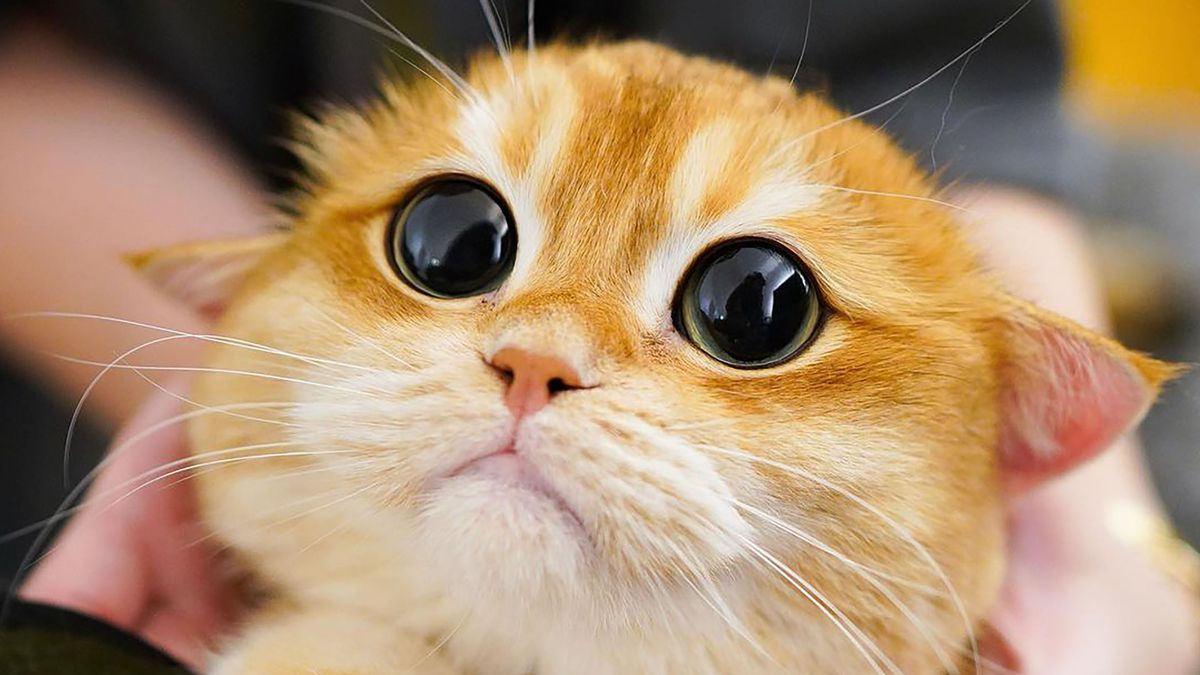
#> input picture kate.jpg, 1200 x 675 px, given in place of logo.png, which was not available
$ python main.py
#> lines starting #> are read from the running program, lines starting #| are printed output that depends on the picture; pictures that were not available may be replaced by others from this repository, and a replacement may not be noted
from PIL import Image, ImageEnhance

logo = Image.open("logo.png")
#> logo is the input picture: PIL image 1200x675 RGB; mean R, G, B 170, 140.3, 109.3
newlogo = logo.crop((0, 28, 128, 100))
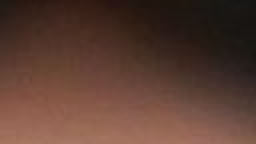
#> newlogo: PIL image 128x72 RGB (shown 2 times larger); mean R, G, B 89.9, 60.8, 49.7
newlogo.save("newlogo.png")


def funkcija(image, kontr, spalv, astr, rysk, save=False):
#> called with image = 'dog.jpg', kontr = 2, spalv = 15, astr = 9, rysk = 2, save = True
    img = Image.open(image)
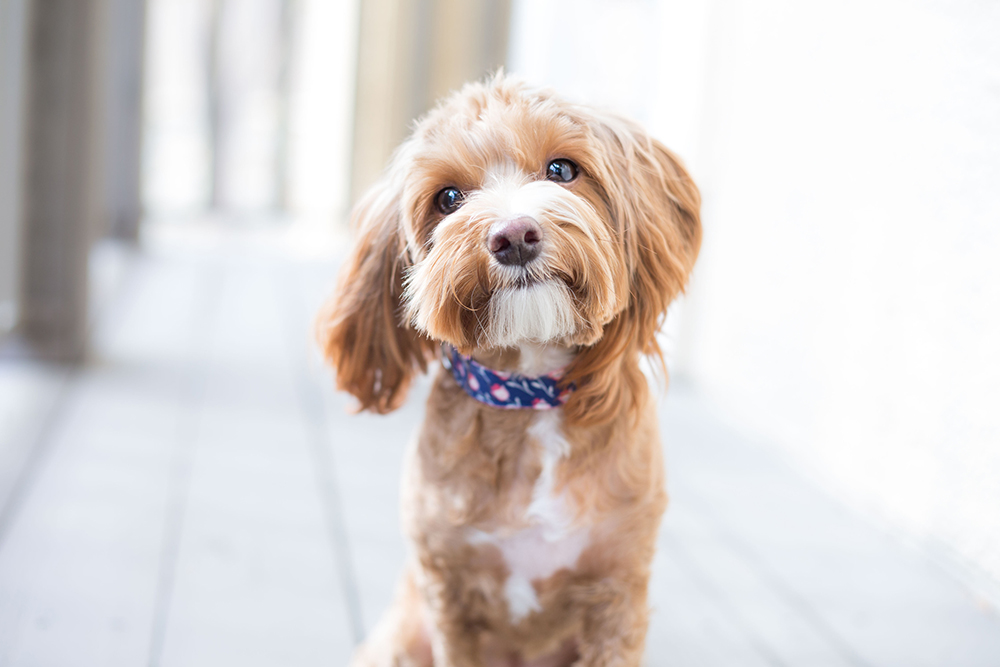
#> input picture dog.jpg, 1000 x 667 px
#> img is the input picture: PIL image 1000x667 RGB; mean R, G, B 217.6, 211.2, 209.1
    new = ImageEnhance.Contrast(img)
    img = new.enhance(kontr)
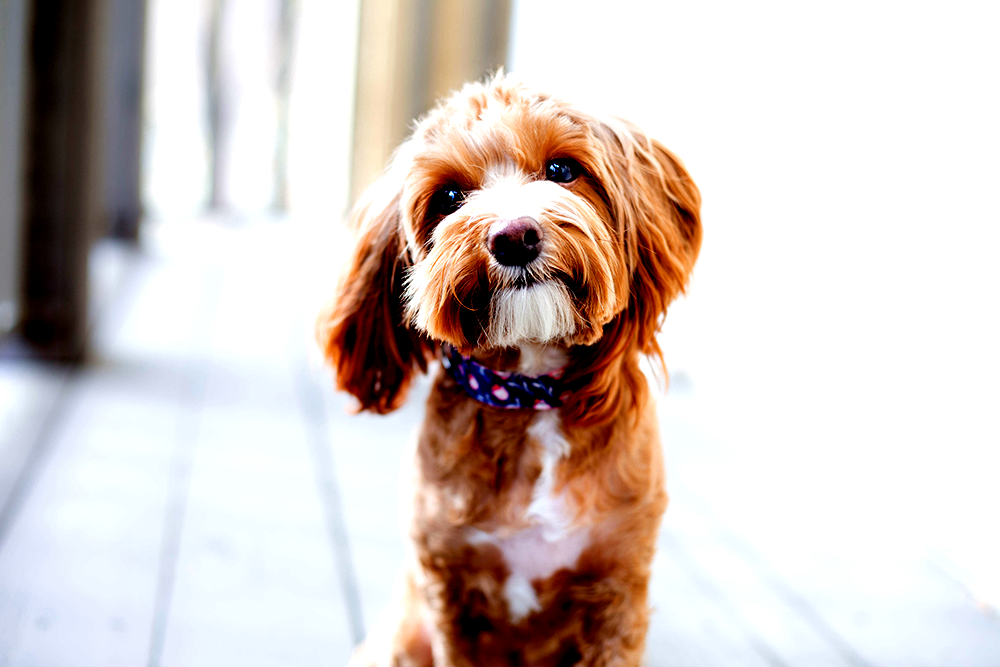
#> img: PIL image 1000x667 RGB; mean R, G, B 211.4, 199.7, 195.2
    new = ImageEnhance.Color(img)
    img = new.enhance(spalv)
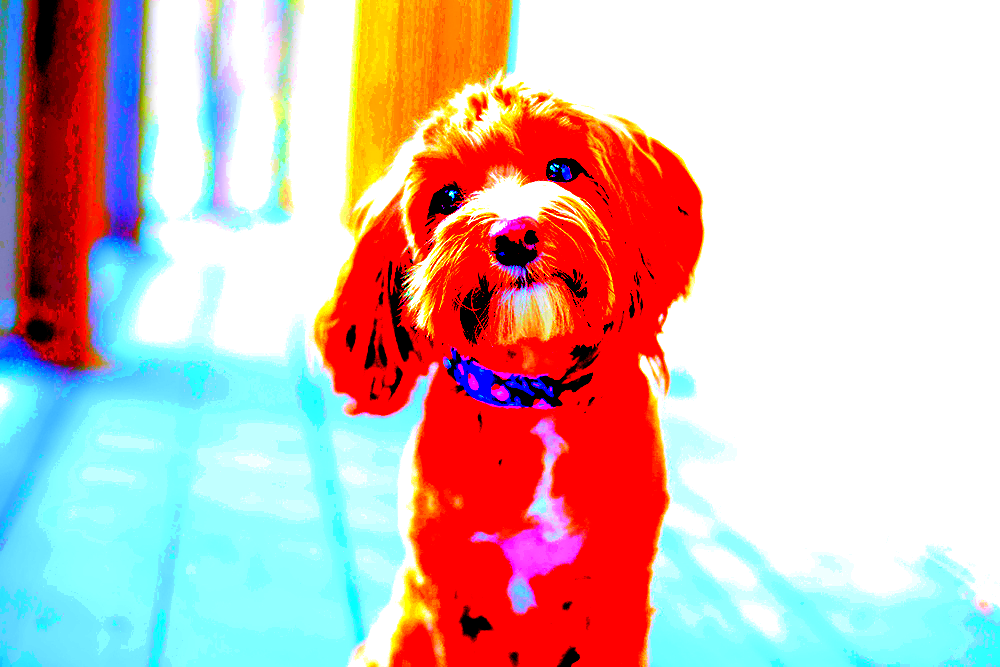
#> img: PIL image 1000x667 RGB; mean R, G, B 210.2, 183.5, 180
    new = ImageEnhance.Sharpness(img)
    img = new.enhance(astr)
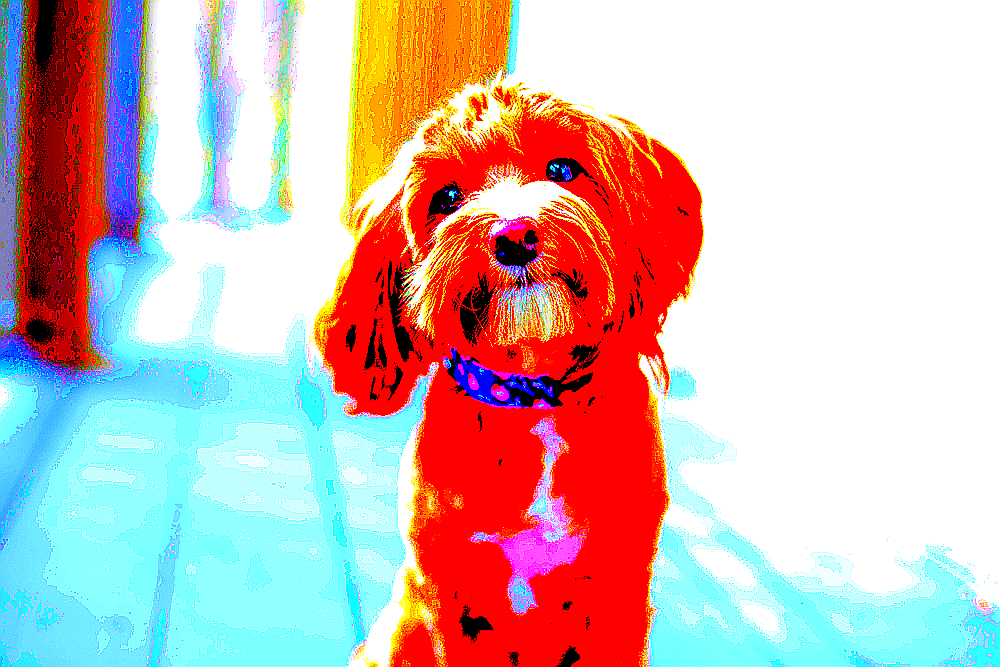
#> img: PIL image 1000x667 RGB; mean R, G, B 209.3, 183.5, 180
    new = ImageEnhance.Brightness(img)
    img = new.enhance(rysk)
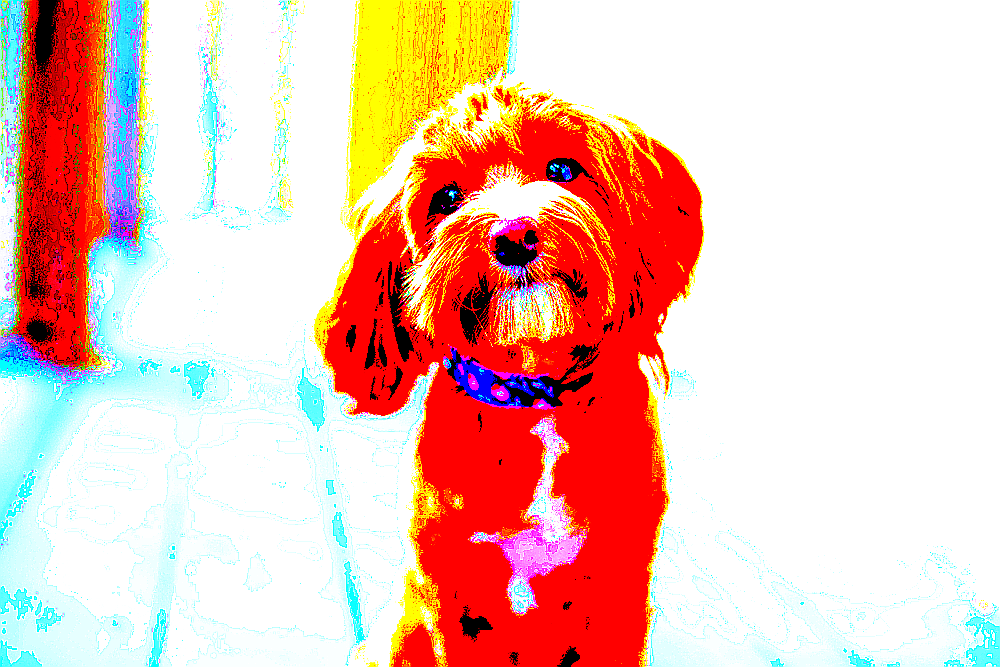
#> img: PIL image 1000x667 RGB; mean R, G, B 237.6, 193.6, 182
    img.show()
    if save == True:
        vardas = image.split(".")
        img.save(f"{vardas[0]}_modified.{vardas[1]}")


funkcija("dog.jpg", 2, 15, 9, 2, True)
